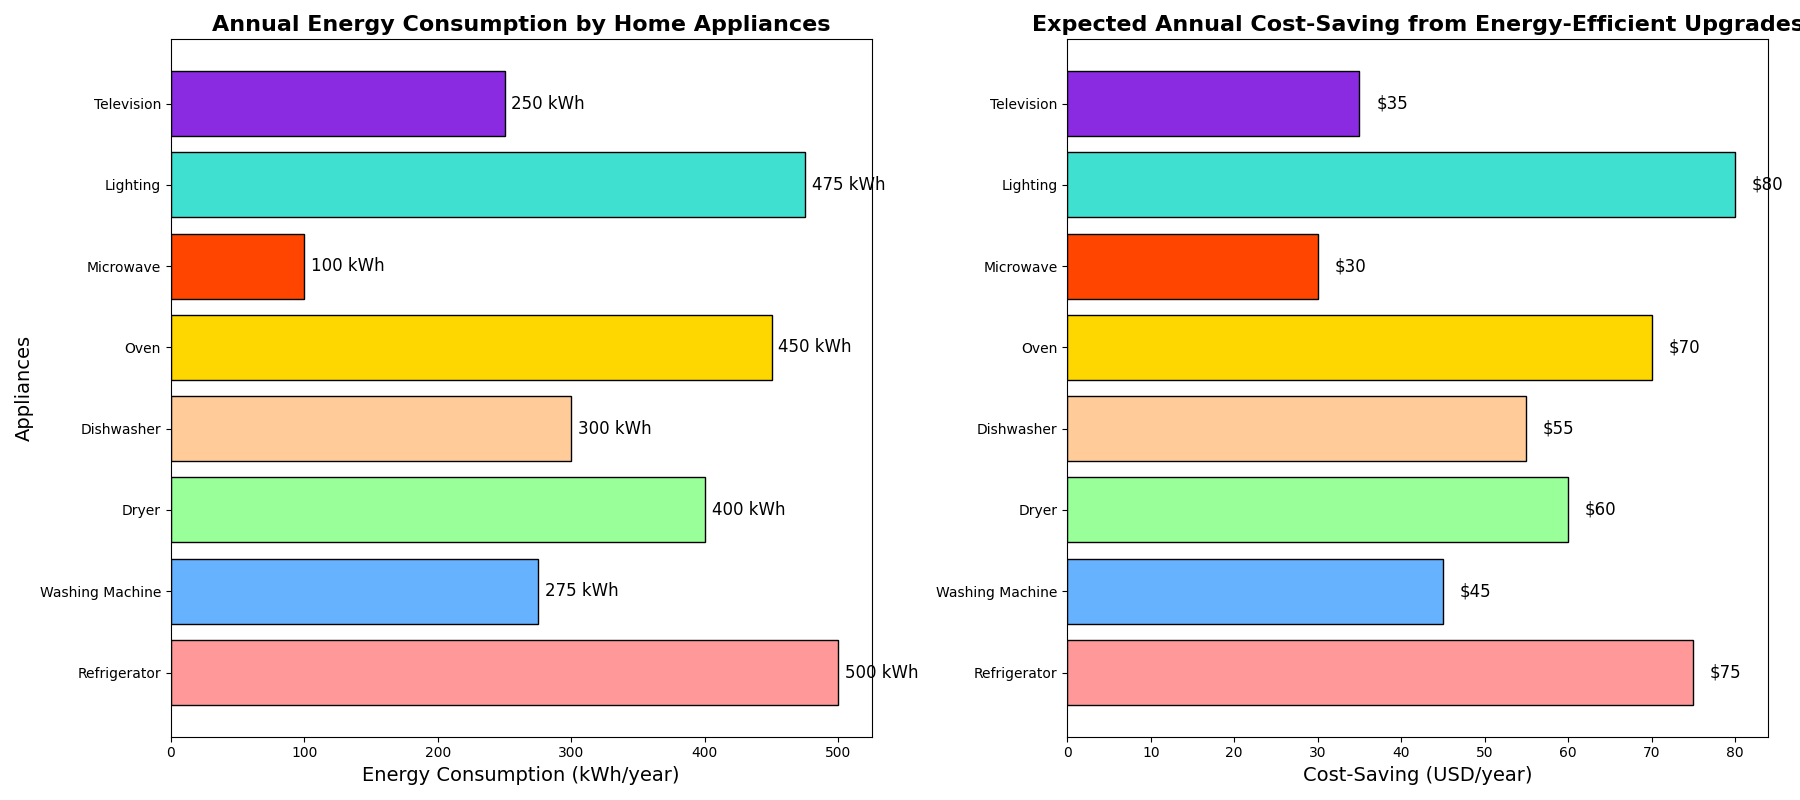

Source code (Python):
import matplotlib.pyplot as plt
import numpy as np

# Backstory: This chart represents the breakdown of energy consumption by different home appliances in an average household. 
# The other subplot shows the expected cost-saving from energy-efficient upgrades for each appliance type.

# Define appliances and their energy consumption in kilowatt-hours (kWh) per year
appliances = [
    'Refrigerator', 
    'Washing Machine', 
    'Dryer', 
    'Dishwasher', 
    'Oven', 
    'Microwave', 
    'Lighting', 
    'Television'
]
energy_consumption = [500, 275, 400, 300, 450, 100, 475, 250]  # kWh per year

# Expected annual cost-saving (in dollars) from energy-efficient upgrades
cost_saving = [75, 45, 60, 55, 70, 30, 80, 35]  # USD per year

# Colors for each appliance
colors = ['#FF9999', '#66B2FF', '#99FF99', '#FFCC99', '#FFD700', '#FF4500', '#40E0D0', '#8A2BE2']

# Create a figure and axis
fig, (ax1, ax2) = plt.subplots(1, 2, figsize=(18, 8))

# Plot energy consumption as horizontal bar chart
bars1 = ax1.barh(appliances, energy_consumption, color=colors, edgecolor='black')

# Annotate the bars with energy consumption values
for bar, consumption in zip(bars1, energy_consumption):
    ax1.text(bar.get_width() + 5, bar.get_y() + bar.get_height()/2, f'{consumption} kWh', va='center', ha='left', fontsize=12, color='black')

# Set the title and labels for the first subplot
ax1.set_title('Annual Energy Consumption by Home Appliances', fontsize=16, fontweight='bold')
ax1.set_xlabel('Energy Consumption (kWh/year)', fontsize=14)
ax1.set_ylabel('Appliances', fontsize=14)

# Remove grid lines for clarity
ax1.xaxis.grid(False)
ax1.yaxis.grid(False)

# Plot expected cost-saving as horizontal bar chart
bars2 = ax2.barh(appliances, cost_saving, color=colors, edgecolor='black')

# Annotate the bars with cost-saving values
for bar, saving in zip(bars2, cost_saving):
    ax2.text(bar.get_width() + 2, bar.get_y() + bar.get_height()/2, f'${saving}', va='center', ha='left', fontsize=12, color='black')

# Set the title and labels for the second subplot
ax2.set_title('Expected Annual Cost-Saving from Energy-Efficient Upgrades', fontsize=16, fontweight='bold')
ax2.set_xlabel('Cost-Saving (USD/year)', fontsize=14)
ax2.set_ylabel('')

# Remove grid lines for clarity
ax2.xaxis.grid(False)
ax2.yaxis.grid(False)

# Ensure a tight layout
plt.tight_layout()

# Display the charts
plt.show()
